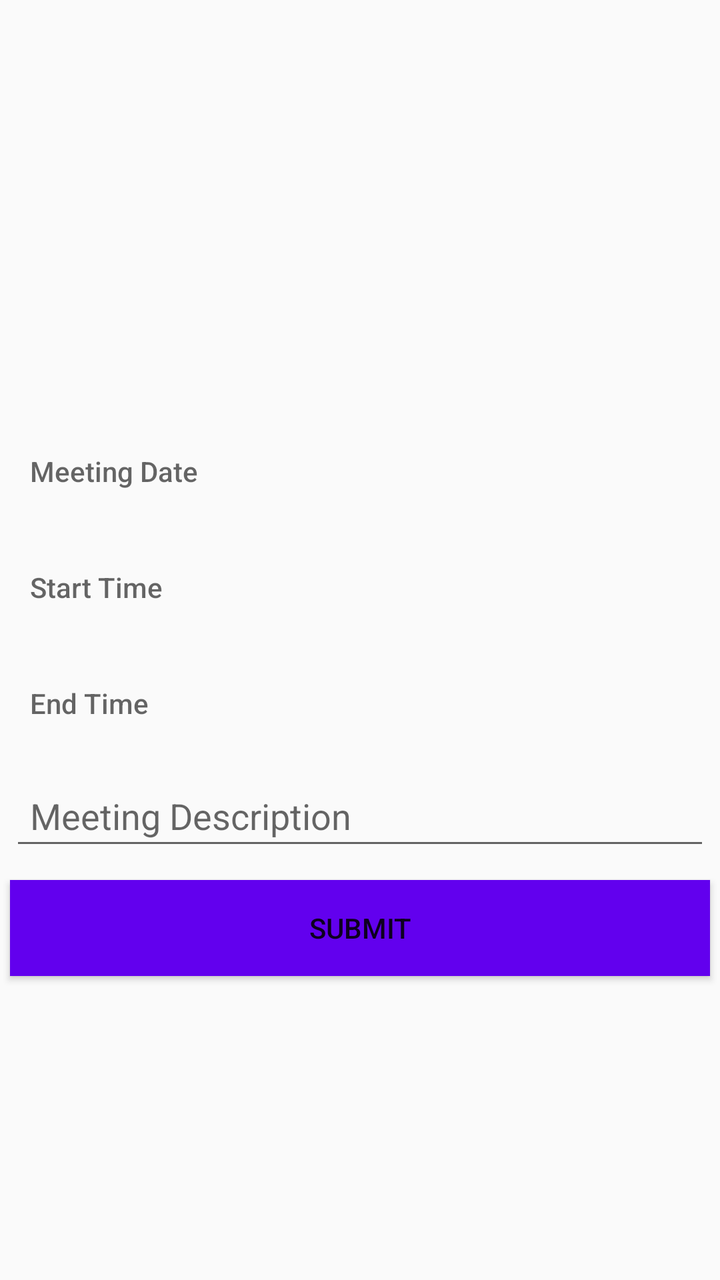
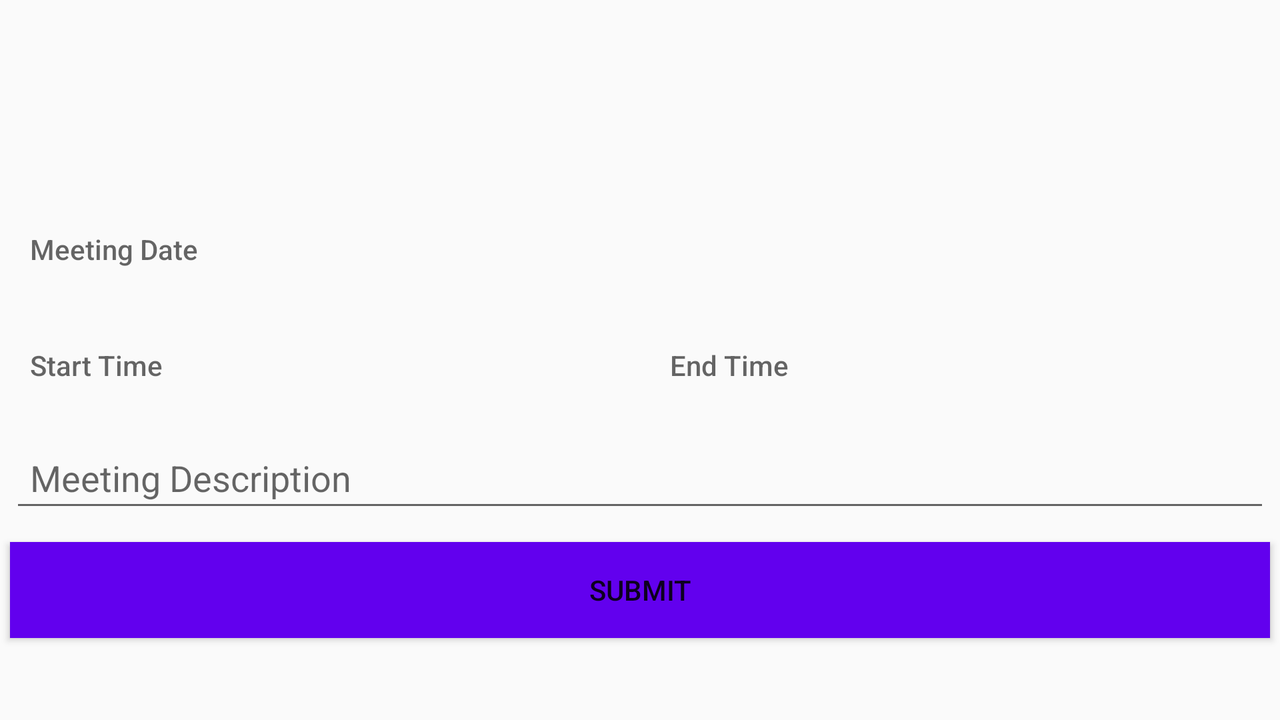

An Android layout and its configuration variant, each rendered on a device that would load it. The default file and the variant file are quoted in full after the pictures.
<!-- AndroidManifest.xml: application theme AppTheme -->
<!-- res/layout/activity_schedule_meeting_form.xml -->
<?xml version="1.0" encoding="utf-8"?>
<LinearLayout xmlns:android="http://schemas.android.com/apk/res/android"
    xmlns:tools="http://schemas.android.com/tools"
    android:layout_width="match_parent"
    android:layout_gravity="center"
    android:gravity="center"
    android:layout_marginTop="@dimen/dimen30dp"
    android:layout_height="match_parent"
    android:orientation="vertical"
    tools:context=".view.activity.ScheduleMeetingFormActivity">

    <Button
        android:layout_width="match_parent"
        style="@style/spinner_style"
        android:textAlignment="textStart"
        android:padding="@dimen/dimen10dp"
        android:layout_margin="@dimen/dimen5dp"
        android:hint="@string/meeting_date"
        android:layout_height="wrap_content"
        android:id="@+id/meeting_date"/>
    <Button
        android:layout_width="match_parent"
        android:textAlignment="textStart"
        android:padding="@dimen/dimen10dp"
        android:layout_margin="@dimen/dimen5dp"
        style="@style/spinner_style"
        android:hint="@string/start_time"
        android:layout_height="wrap_content"
        android:id="@+id/start_time"/>
    <Button
        android:layout_width="match_parent"
        android:textAlignment="textStart"
        android:padding="@dimen/dimen10dp"
        android:layout_margin="@dimen/dimen5dp"
        android:layout_height="wrap_content"
        style="@style/spinner_style"
        android:hint="@string/end_time"
        android:id="@+id/end_time"/>

    <EditText
        android:id="@+id/meeting_description"
        android:layout_margin="@dimen/dimen5dp"
        android:textAlignment="textStart"
        android:padding="@dimen/dimen10dp"
        android:layout_width="match_parent"
        android:layout_height="wrap_content"
        android:hint="@string/meeting_description"
        android:ems="10"
        android:gravity="start|top"
        android:inputType="textMultiLine" />

    <Button
        android:layout_width="match_parent"
        android:layout_height="wrap_content"
        android:background="@color/colorPrimary"
        android:id="@+id/submit"
        android:layout_margin="@dimen/dimen5dp"
        android:text="@string/submit"/>

</LinearLayout>
<!-- resources referenced by this layout -->
<resources>
  <dimen name="dimen10dp">10dp</dimen>
  <dimen name="dimen30dp">30dp</dimen>
  <dimen name="dimen5dp">5dp</dimen>
  <string name="end_time">End Time</string>
  <string name="meeting_date">Meeting Date</string>
  <string name="meeting_description">Meeting Description</string>
  <string name="start_time">Start Time</string>
  <string name="submit">SUBMIT</string>
  <style name="spinner_style">
          <item name="android:layout_width">match_parent</item>
          <item name="android:layout_height">wrap_content</item>
          <item name="android:background">@drawable/background_border</item>
          <item name="android:layout_margin">10dp</item>
          <item name="android:paddingLeft">8dp</item>
          <item name="android:paddingRight">20dp</item>
          <item name="android:paddingTop">5dp</item>
          <item name="android:paddingBottom">5dp</item>
          <item name="android:popupBackground">#DFFFFFFF</item>
      </style>
  <style name="AppTheme" parent="Theme.AppCompat.Light.DarkActionBar">
          
          <item name="colorPrimary">@color/colorPrimary</item>
          <item name="colorPrimaryDark">@color/colorPrimaryDark</item>
          <item name="colorAccent">@color/colorAccent</item>
      </style>
  <!-- drawable background_border (drawable) -->
  <?xml version="1.0" encoding="utf-8"?>
  <selector xmlns:android="http://schemas.android.com/apk/res/android">
  
      <item>
          <layer-list>
              <item>
                  <shape android:shape="rectangle">
                      <padding
                          android:left="4dp"
                          android:top="4dp"
                          android:right="4dp"
                          android:bottom="4dp"
                          />
  
                      <gradient android:startColor="#eeeeee" android:endColor="#eeeeee" android:angle="270" />
                      <stroke android:width="10px" android:color="#000000" />
                      <corners android:radius="5dp" />
                  </shape>
              </item>
  
              <item android:drawable="@drawable/drop_down" android:gravity="center|bottom|end" />
  
          </layer-list>
      </item>
  </selector>
</resources>
<!-- res/layout-land/activity_schedule_meeting_form.xml (the repository's variant of the layout above) -->
<!-- drawn on the phone turned sideways -->
<?xml version="1.0" encoding="utf-8"?>
<LinearLayout xmlns:android="http://schemas.android.com/apk/res/android"
    xmlns:tools="http://schemas.android.com/tools"
    android:layout_width="match_parent"
    android:layout_gravity="center"
    android:gravity="center"
    android:layout_marginTop="@dimen/dimen30dp"
    android:orientation="vertical"
    android:layout_height="match_parent"
    tools:context=".view.activity.ScheduleMeetingFormActivity">

    <Button
        style="@style/spinner_style"
        android:textAlignment="textStart"
        android:padding="@dimen/dimen10dp"
        android:layout_margin="@dimen/dimen5dp"
        android:hint="@string/meeting_date"
        android:layout_height="wrap_content"
        android:id="@+id/meeting_date"/>
    <LinearLayout
        android:layout_width="match_parent"
        android:layout_height="wrap_content"
        android:orientation="horizontal">
    <Button
        android:layout_width="wrap_content"
        android:layout_weight="1"
        android:textAlignment="textStart"
        android:padding="@dimen/dimen10dp"
        android:layout_margin="@dimen/dimen5dp"
        style="@style/spinner_style"
        android:hint="@string/start_time"
        android:layout_height="wrap_content"
        android:id="@+id/start_time"/>
    <Button
        android:layout_width="wrap_content"
        android:textAlignment="textStart"
        android:layout_weight="1"
        android:padding="@dimen/dimen10dp"
        android:layout_margin="@dimen/dimen5dp"
        android:layout_height="wrap_content"
        style="@style/spinner_style"
        android:hint="@string/end_time"
        android:id="@+id/end_time"/>
    </LinearLayout>

    <EditText
        android:id="@+id/meeting_description"
        android:layout_margin="@dimen/dimen5dp"
        android:textAlignment="textStart"
        android:padding="@dimen/dimen10dp"
        android:layout_width="match_parent"
        android:layout_height="wrap_content"
        android:hint="@string/meeting_description"
        android:ems="10"
        android:gravity="start|top"
        android:inputType="textMultiLine" />

    <Button
        android:layout_width="match_parent"
        android:layout_height="wrap_content"
        android:background="@color/colorPrimary"
        android:id="@+id/submit"
        android:layout_margin="@dimen/dimen5dp"
        android:text="@string/submit"/>

</LinearLayout>
